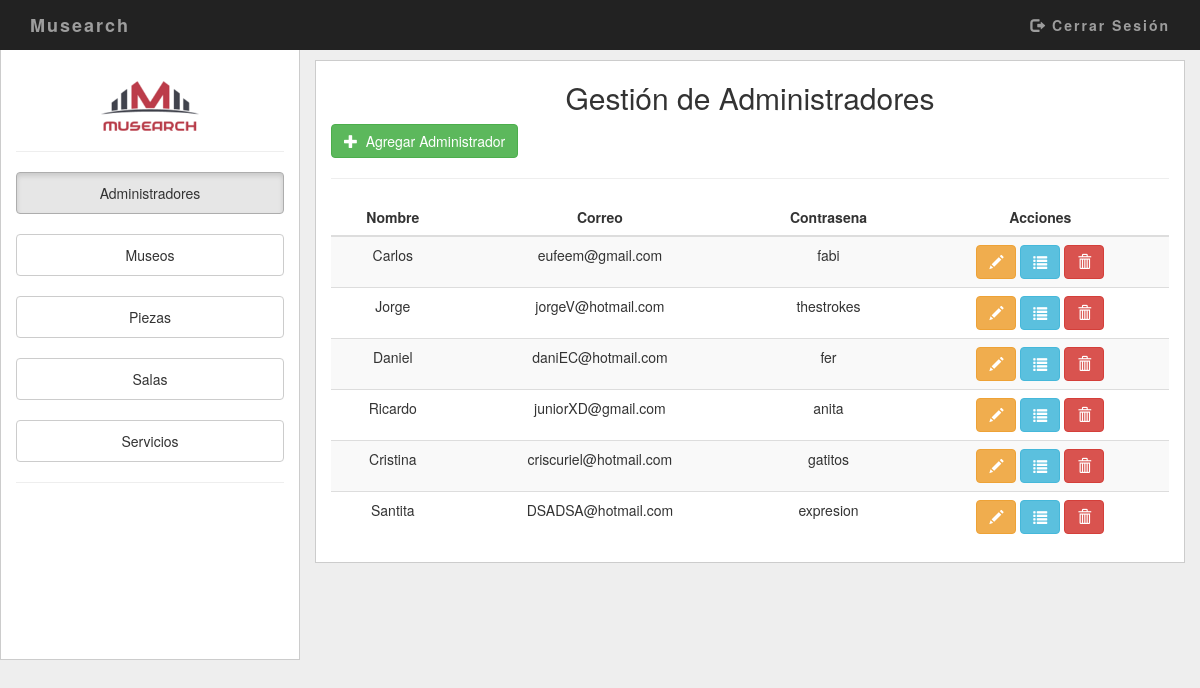
The app's page /view/vistaAdministrador.php (signed in) with its own data.
### tables this page shows
CREATE TABLE `administrador` (
  `id_admi` int(11) NOT NULL,
  `nombre_admi` varchar(80) NOT NULL,
  `correo_admi` varchar(80) NOT NULL,
  `contrasena_admin` varchar(80) NOT NULL,
  `telefono_admi` int(11) NOT NULL,
  `direccion_admi` varchar(100) NOT NULL
);

### model/Administrador.php (the view, shortened to what this page needs)
<?php
    class Administrador{
        public function conexionDB(){
            $con = mysqli_connect("localhost", "root", "", "musearch")
            or die ("No se pudo establecer la conexión con la bd");
            return $con;
        }
        public function consultaAdm(){
            $consulta = mysqli_query($this->conexionDB(), "SELECT * FROM administrador")
            or die ("Problemas en la consulta" .mysqli_error($this->conexionDB()));
            echo
                '<table class="table table-striped">
                    <thead>
                        <tr>
                            <th class="text-center">Nombre</th>
                            <th class="text-center">Correo</th>
                            <th class="text-center">Contrasena</th>
                            <th class="text-center">Acciones</th>
                        </tr>
                    </thead>
                    <tbody>';
            while ($l = mysqli_fetch_array($consulta)) {
                echo
                        "<tr>
                            <td class='text-center'> ". $l['nombre_admi'] . "</td>
                            <td class='text-center'> ". $l['correo_admi'] . "</td>
                            <td class='text-center'> ". $l['contrasena_admin'] . "</td>";
                echo
                            '<td class="text-center">
                                <button type="button" class="btn btn-warning" title="Modificar"
                                    onClick="javascript: modificarAdministrador(' . $l['id_admi'] . ',
                                    \'' . $l['nombre_admi'] . '\',
                                    \'' . $l['correo_admi'] . '\',
                                    \'' . $l['contrasena_admin'] . '\',
                                      ' . $l['telefono_admi'] . ',
                                    \'' . $l['direccion_admi'] . '\')">
                                    <span class="glyphicon glyphicon-pencil"></span>
                                </button>
                                <button type="button" class="btn btn-info" title="Detalles"
                                    onClick="javascript: detallesAdministrador(
                                    \'' . $l['nombre_admi'] . '\',
                                    \'' . $l['correo_admi'] . '\',
                                    \'' . $l['contrasena_admin'] . '\',
                                      ' . $l['telefono_admi'] . ',
                                    \'' . $l['direccion_admi'] . '\')">
                                    <span class="glyphicon glyphicon-list"></span>
                                </button>
                                <button
                                type="button" class="btn btn-danger" title="Borrar"
                                onClick="javascript: borrarAdministrador(' . $l['id_admi'] . ',
                                                                       \'' . $l['nombre_admi'] . ' \')">
                                        <span class="glyphicon glyphicon-trash"></span>
                                </button>
                            </td>
                        </tr>';
                }
            echo    "</tbody>
                </table>";
        }
    }
?>

### view/vistaAdministrador.php (shortened to what this page needs)
<?php
	if (isset($_SESSION["user"])) {
?>
<!DOCTYPE html>
<html lang="en">
<head>
    <link href="../css/bootstrap.min.css" rel="stylesheet" media="screen">
	<link rel="stylesheet" type="text/css" href="../css/adm.css">
</head>
<body id="myPage" class="bg-grey" data-spy="scroll" data-target=".navbar" data-offset="60">
	<nav class="navbar menu navbar-inverse navbar-fixed-top">
		<div class="container">
			<div class="navbar-header">
			<a class="navbar-brand" href="#myPage">Musearch</a>
			</div>
			<div class="collapse navbar-collapse" id="myNavbar">
				<ul class="nav navbar-nav navbar-right">
					<li><a href="../control/logout.php">
						<span class="glyphicon glyphicon-log-out"></span> Cerrar Sesión</a>
					</li>
				</ul>
			</div>
		</div>
	</nav><br><br>
	<div class="lateral">
		<div class="col-md-3"><br><br>
		    <img src="../images/logo.png" style="height:50px; margin:auto;" class="img-responsive" alt="musearch"><hr>
		    <ul class="nav" role="tablist">
		        <li><a class="btn btn-default active" href="vistaAdministrador.php">Administradores</a></li><br>
				<li><a class="btn btn-default" href="vistaMuseo.php">Museos</a></li><br>
		        <li><a class="btn btn-default" href="vistaPiezas.php">Piezas</a></li><br>
				<li><a class="btn btn-default" href="vistaSala.php">Salas</a></li><br>
		        <li><a class="btn btn-default" href="vistaServicios.php">Servicios</a></li><hr>
		    </ul>
		</div>
	</div>
	<div class="col-md-9"><br>
		<div class="container">
			<h2 class="text-center">Gestión de Administradores</h2>
			<button type="button" class="btn btn-success" data-toggle="modal" data-target="#agregar">
				<span class="glyphicon glyphicon-plus"></span>&nbsp; Agregar Administrador
			</button><hr>
			<?php
				include '../model/Administrador.php';
				$adm = new Administrador();
				$adm->consultaAdm();
			?>
		</div>
	</div>
</body>
</html>
<?php
	} else {
		echo '<script>alert("Debe iniciar sesión");</script>';
		echo '<script> window.location="../index.php"; </script>';
	}
?>

### css/adm.css (style rules this page uses)
.bg-grey { background: #eee; }
.navbar { margin-bottom: 0; border: 0; letter-spacing: 2px; border-radius: 0; font-weight: bold; height: 1px; }
.lateral >.col-md-3 { border: 1px solid #ccc; background: #fff; height: 620px; }
.col-md-9 > .container { border: 1px solid #ccc; background: #fff; width: auto; }

### records on screen
administrador: nombre_admi "Carlos", correo_admi "eufeem@gmail.com", contrasena_admin "fabi"
administrador: nombre_admi "Jorge", correo_admi "jorgeV@hotmail.com", contrasena_admin "thestrokes"
administrador: nombre_admi "Daniel", correo_admi "daniEC@hotmail.com", contrasena_admin "fer"
administrador: nombre_admi "Ricardo", correo_admi "juniorXD@gmail.com", contrasena_admin "anita"
administrador: nombre_admi "Cristina", correo_admi "criscuriel@hotmail.com", contrasena_admin "gatitos"
administrador: nombre_admi "Santita", correo_admi "DSADSA@hotmail.com", contrasena_admin "expresion"
